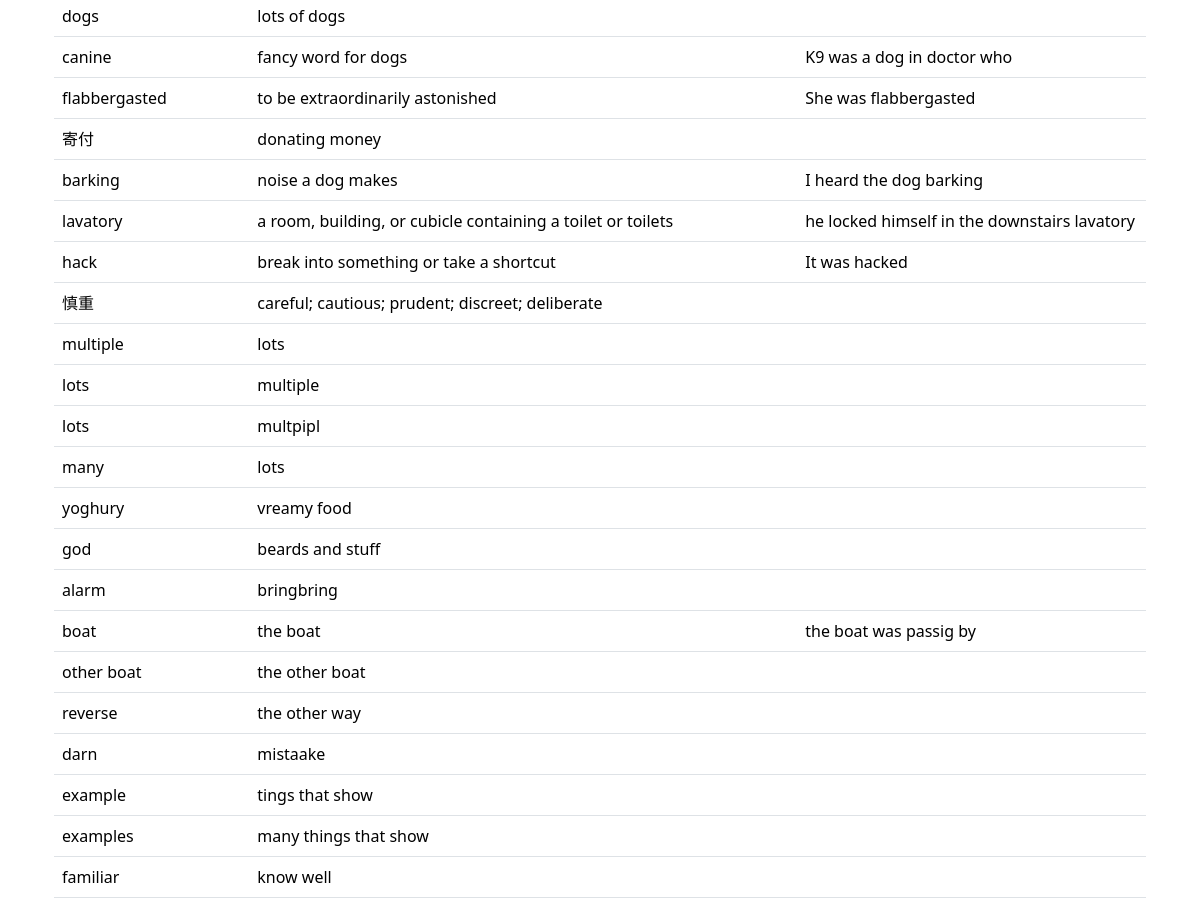
Page / (signed in, middle part) on the earlier database version.
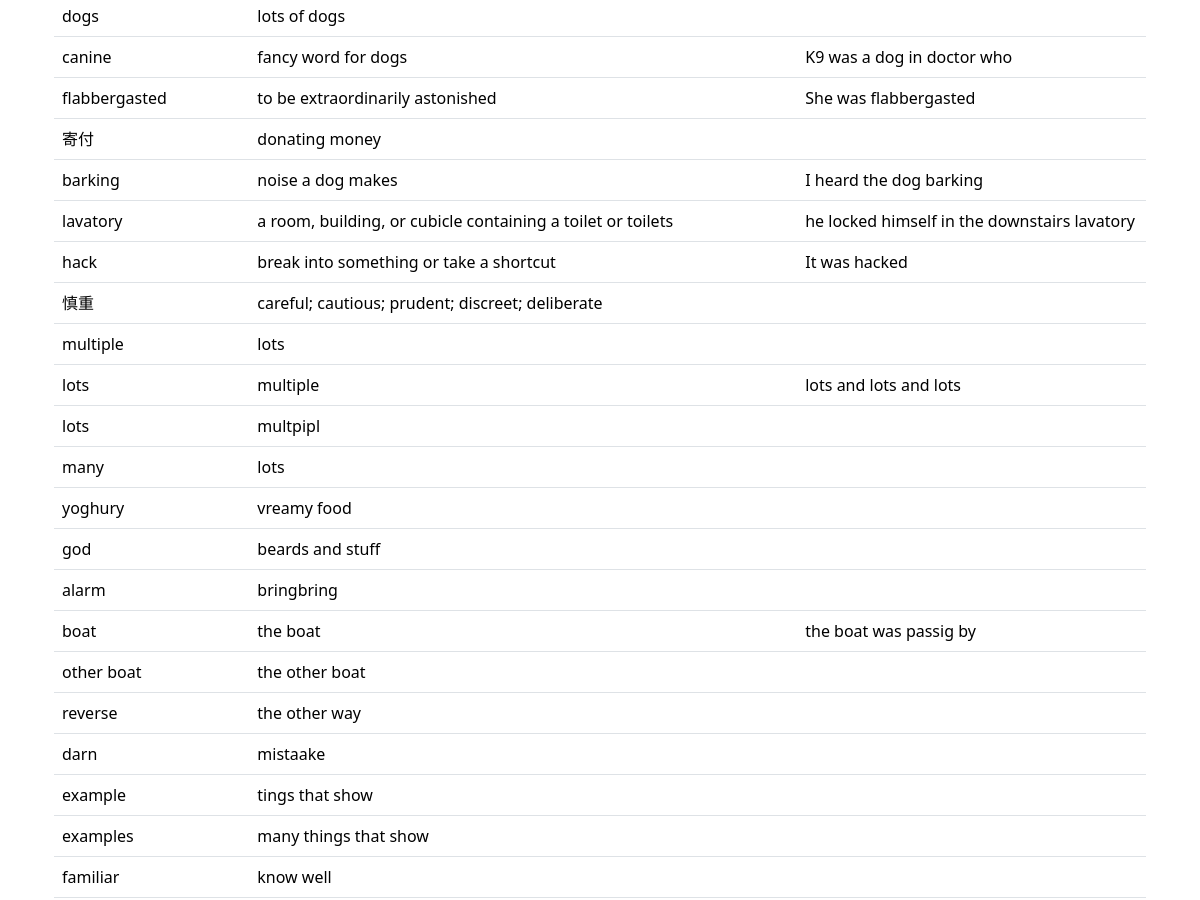
Same page on the later database version.
### tables this page shows
CREATE TABLE "vocabulary" (id INTEGER PRIMARY KEY AUTOINCREMENT, user_id INTEGER, word TEXT NOT NULL, definition TEXT, notes TEXT, example_sentence TEXT, example_media TEXT, media_type TEXT, article_excerpt TEXT, FOREIGN KEY (user_id) REFERENCES users(id));

### app.py (the view)
@app.route("/")
def show_words():
    conn = get_db_connection()
    cursor = conn.cursor()
    if not session.get("user_id"):
        return redirect(url_for("login"))
    else:
        cursor.execute(
            "SELECT * FROM users WHERE id = ?", [session['user_id']]
            )
        user = cursor.fetchone()
        cursor.execute(
            "SELECT * FROM vocabulary WHERE user_id = ?", [session['user_id']]
            )
        rows = cursor.fetchall()
        return render_template("index.html", rows=rows, user=user)

### app.py (called while the page is built)
@app.teardown_appcontext
def close_db_connection(exception):
    db = g.pop('db', None)
    if db is not None:
        db.close()

### helpers.py (called while the page is built)
def get_db_connection():
    if 'db' not in g:
        g.db = sqlite3.connect(DATABASE)
        g.db.execute("PRAGMA foreign_keys = ON")  # Enables foreign key checks
        g.db.row_factory = sqlite3.Row # enables dictionaries to be returned not just tuples
    return g.db

### templates/index.html (shortened to what this page needs)
{% extends "layout.html" %}
{% block main %}
    <div class="container mt-3">
        <table class="table table-hover">
            <tbody>
                {% for row in rows %}
                <tr class="clickable-row" data-href="{{ url_for('word_view', word_id=row['id']) }}">
                    <td class="text-start">{{ row["word"] }}</td>
                    <td class="text-start">{{ row["definition"] }}</td>
                    <td class="text-start">{{ row["example_sentence"] }}</td>
                </tr>
                {% endfor %}
            </tbody>
        </table>
    </div>
{% endblock %}

### templates/layout.html (shortened to what this page needs)
<!DOCTYPE html>
<html lang="en">
    <head>
        <link rel="stylesheet" href="/static/styles.css">
        <link href="https://cdn.jsdelivr.net/npm/bootstrap@5.3.3/dist/css/bootstrap.min.css" rel="stylesheet"
>
    </head>
    <body>
        <main class="container py-5 text-center">
            {% block main %}{% endblock %}
        </main>
    </body>
</html>

Differences in the rows shown:
changed vocabulary: example_sentence (not shown) → "lots and lots and lots"
